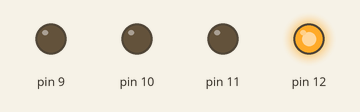
Recording of a sketch running on a simulated Arduino Uno, built with avr-gcc and run on an emulated ATmega328P. On the bench: output pins drawn as LEDs (lit = HIGH).

Above: at 0.5 s.
At 1.5 s:
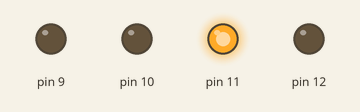
At 2.5 s:
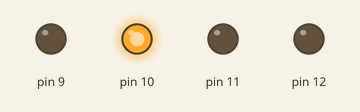
At 3.5 s:
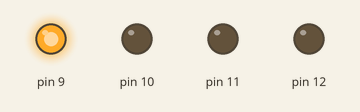
Timing chart, 0 to 5.2 s (numbered marks = the images above):
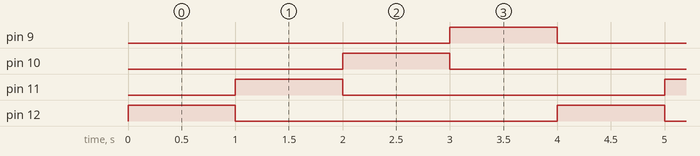

Measured:
- by itself, pin 9–12: alternates HIGH for 1.0 s and LOW for 3.0 s
- by itself, everything shown: repeats every 4.0 s, in 4 steps

The sketch:

chaser.ino
```cpp
// code modified by Antony Therattil
void setup() {
  // initialize digital pin LED_BUILTIN as an output.
  pinMode(12, OUTPUT);
  pinMode(11, OUTPUT);
  pinMode(10, OUTPUT);
  pinMode(9, OUTPUT);

}

// the loop function runs over and over again forever
void loop() {
  digitalWrite(12, HIGH);   // turn the LED on (HIGH is the voltage level)
  digitalWrite(11, LOW);    // turn the LED off by making the voltage LOW
    digitalWrite(10, LOW);    // turn the LED off by making the voltage LOW
      digitalWrite(9, LOW);    // turn the LED off by making the voltage LOW


  delay(1000);                 // wait for a second


     // wait for a second

  digitalWrite(12, LOW);   // turn the LED on (HIGH is the voltage level)
  digitalWrite(11, HIGH);    // turn the LED off by making the voltage LOW
    digitalWrite(10, LOW);    // turn the LED off by making the voltage LOW
      digitalWrite(9, LOW);    // turn the LED off by making the voltage LOW


  delay(1000);                 // wait for a second

   digitalWrite(12, LOW);   // turn the LED on (HIGH is the voltage level)
  digitalWrite(11, LOW);    // turn the LED off by making the voltage LOW
    digitalWrite(10, HIGH);    // turn the LED off by making the voltage LOW
      digitalWrite(9, LOW);    // turn the LED off by making the voltage LOW


  delay(1000);                 // wait for a second

   digitalWrite(12, LOW);   // turn the LED on (HIGH is the voltage level)
  digitalWrite(11, LOW);    // turn the LED off by making the voltage LOW
    digitalWrite(10, LOW);    // turn the LED off by making the voltage LOW
      digitalWrite(9, HIGH);    // turn the LED off by making the voltage LOW


  delay(1000);                 // wait for a second


}
```
